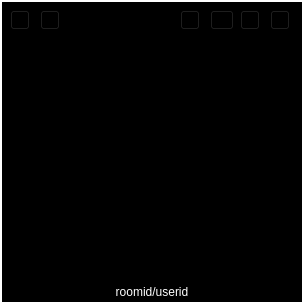
<?xml version="1.0" encoding="UTF-8"?>
<ui version="4.0">
 <class>TestUserVideoItem</class>
 <widget class="QWidget" name="TestUserVideoItem">
  <property name="geometry">
   <rect>
    <x>0</x>
    <y>0</y>
    <width>304</width>
    <height>304</height>
   </rect>
  </property>
  <property name="sizePolicy">
   <sizepolicy hsizetype="Preferred" vsizetype="Preferred">
    <horstretch>0</horstretch>
    <verstretch>0</verstretch>
   </sizepolicy>
  </property>
  <property name="windowTitle">
   <string>Form</string>
  </property>
  <property name="autoFillBackground">
   <bool>false</bool>
  </property>
  <property name="styleSheet">
   <string notr="true">background-color: rgba(0, 0, 0, 0);</string>
  </property>
  <widget class="QProgressBar" name="volumePb">
   <property name="geometry">
    <rect>
     <x>2</x>
     <y>2</y>
     <width>300</width>
     <height>5</height>
    </rect>
   </property>
   <property name="font">
    <font>
     <pointsize>8</pointsize>
    </font>
   </property>
   <property name="autoFillBackground">
    <bool>false</bool>
   </property>
   <property name="styleSheet">
    <string notr="true">background-color: rgba(0, 0, 0, 0);</string>
   </property>
   <property name="value">
    <number>0</number>
   </property>
   <property name="textVisible">
    <bool>false</bool>
   </property>
   <property name="invertedAppearance">
    <bool>false</bool>
   </property>
  </widget>
  <widget class="QPushButton" name="audioMuteBt">
   <property name="geometry">
    <rect>
     <x>10</x>
     <y>10</y>
     <width>20</width>
     <height>20</height>
    </rect>
   </property>
   <property name="styleSheet">
    <string notr="true">image: url(:/switch/image/switch/audio_normal.png);
background-color: rgba(0, 0, 0, 0);</string>
   </property>
   <property name="text">
    <string/>
   </property>
  </widget>
  <widget class="QPushButton" name="videoMuteBt">
   <property name="geometry">
    <rect>
     <x>40</x>
     <y>10</y>
     <width>20</width>
     <height>20</height>
    </rect>
   </property>
   <property name="styleSheet">
    <string notr="true">image: url(:/switch/image/switch/video_normal.png);
background-color: rgba(0, 0, 0, 0);</string>
   </property>
   <property name="text">
    <string/>
   </property>
  </widget>
  <widget class="QPushButton" name="mirrorBt">
   <property name="geometry">
    <rect>
     <x>240</x>
     <y>10</y>
     <width>20</width>
     <height>20</height>
    </rect>
   </property>
   <property name="toolTip">
    <string>镜像切换</string>
   </property>
   <property name="autoFillBackground">
    <bool>false</bool>
   </property>
   <property name="styleSheet">
    <string notr="true">image: url(:/switch/image/switch/mirror_close.png);
background-color: rgba(0, 0, 0, 0);</string>
   </property>
   <property name="text">
    <string/>
   </property>
   <property name="checkable">
    <bool>true</bool>
   </property>
   <property name="autoExclusive">
    <bool>false</bool>
   </property>
  </widget>
  <widget class="QPushButton" name="roateBt">
   <property name="geometry">
    <rect>
     <x>270</x>
     <y>10</y>
     <width>20</width>
     <height>20</height>
    </rect>
   </property>
   <property name="palette">
    <palette>
     <active>
      <colorrole role="Button">
       <brush brushstyle="SolidPattern">
        <color alpha="0">
         <red>0</red>
         <green>0</green>
         <blue>0</blue>
        </color>
       </brush>
      </colorrole>
      <colorrole role="Base">
       <brush brushstyle="SolidPattern">
        <color alpha="0">
         <red>0</red>
         <green>0</green>
         <blue>0</blue>
        </color>
       </brush>
      </colorrole>
      <colorrole role="Window">
       <brush brushstyle="SolidPattern">
        <color alpha="0">
         <red>0</red>
         <green>0</green>
         <blue>0</blue>
        </color>
       </brush>
      </colorrole>
     </active>
     <inactive>
      <colorrole role="Button">
       <brush brushstyle="SolidPattern">
        <color alpha="0">
         <red>0</red>
         <green>0</green>
         <blue>0</blue>
        </color>
       </brush>
      </colorrole>
      <colorrole role="Base">
       <brush brushstyle="SolidPattern">
        <color alpha="0">
         <red>0</red>
         <green>0</green>
         <blue>0</blue>
        </color>
       </brush>
      </colorrole>
      <colorrole role="Window">
       <brush brushstyle="SolidPattern">
        <color alpha="0">
         <red>0</red>
         <green>0</green>
         <blue>0</blue>
        </color>
       </brush>
      </colorrole>
     </inactive>
     <disabled>
      <colorrole role="Button">
       <brush brushstyle="SolidPattern">
        <color alpha="0">
         <red>0</red>
         <green>0</green>
         <blue>0</blue>
        </color>
       </brush>
      </colorrole>
      <colorrole role="Base">
       <brush brushstyle="SolidPattern">
        <color alpha="0">
         <red>0</red>
         <green>0</green>
         <blue>0</blue>
        </color>
       </brush>
      </colorrole>
      <colorrole role="Window">
       <brush brushstyle="SolidPattern">
        <color alpha="0">
         <red>0</red>
         <green>0</green>
         <blue>0</blue>
        </color>
       </brush>
      </colorrole>
     </disabled>
    </palette>
   </property>
   <property name="toolTip">
    <string>画面旋转90度</string>
   </property>
   <property name="autoFillBackground">
    <bool>false</bool>
   </property>
   <property name="styleSheet">
    <string notr="true">image: url(:/switch/image/switch/roate_90.png);
background-color: rgba(0, 0, 0, 0);</string>
   </property>
   <property name="text">
    <string/>
   </property>
   <property name="checkable">
    <bool>true</bool>
   </property>
   <property name="autoExclusive">
    <bool>false</bool>
   </property>
  </widget>
  <widget class="QLabel" name="userInfoLabel">
   <property name="enabled">
    <bool>false</bool>
   </property>
   <property name="geometry">
    <rect>
     <x>2</x>
     <y>284</y>
     <width>300</width>
     <height>16</height>
    </rect>
   </property>
   <property name="sizePolicy">
    <sizepolicy hsizetype="Minimum" vsizetype="Preferred">
     <horstretch>0</horstretch>
     <verstretch>0</verstretch>
    </sizepolicy>
   </property>
   <property name="palette">
    <palette>
     <active>
      <colorrole role="WindowText">
       <brush brushstyle="SolidPattern">
        <color alpha="255">
         <red>255</red>
         <green>255</green>
         <blue>255</blue>
        </color>
       </brush>
      </colorrole>
      <colorrole role="Button">
       <brush brushstyle="SolidPattern">
        <color alpha="0">
         <red>0</red>
         <green>0</green>
         <blue>0</blue>
        </color>
       </brush>
      </colorrole>
      <colorrole role="Base">
       <brush brushstyle="SolidPattern">
        <color alpha="0">
         <red>0</red>
         <green>0</green>
         <blue>0</blue>
        </color>
       </brush>
      </colorrole>
      <colorrole role="Window">
       <brush brushstyle="SolidPattern">
        <color alpha="0">
         <red>0</red>
         <green>0</green>
         <blue>0</blue>
        </color>
       </brush>
      </colorrole>
     </active>
     <inactive>
      <colorrole role="WindowText">
       <brush brushstyle="SolidPattern">
        <color alpha="255">
         <red>255</red>
         <green>255</green>
         <blue>255</blue>
        </color>
       </brush>
      </colorrole>
      <colorrole role="Button">
       <brush brushstyle="SolidPattern">
        <color alpha="0">
         <red>0</red>
         <green>0</green>
         <blue>0</blue>
        </color>
       </brush>
      </colorrole>
      <colorrole role="Base">
       <brush brushstyle="SolidPattern">
        <color alpha="0">
         <red>0</red>
         <green>0</green>
         <blue>0</blue>
        </color>
       </brush>
      </colorrole>
      <colorrole role="Window">
       <brush brushstyle="SolidPattern">
        <color alpha="0">
         <red>0</red>
         <green>0</green>
         <blue>0</blue>
        </color>
       </brush>
      </colorrole>
     </inactive>
     <disabled>
      <colorrole role="WindowText">
       <brush brushstyle="SolidPattern">
        <color alpha="255">
         <red>255</red>
         <green>255</green>
         <blue>255</blue>
        </color>
       </brush>
      </colorrole>
      <colorrole role="Button">
       <brush brushstyle="SolidPattern">
        <color alpha="0">
         <red>0</red>
         <green>0</green>
         <blue>0</blue>
        </color>
       </brush>
      </colorrole>
      <colorrole role="Base">
       <brush brushstyle="SolidPattern">
        <color alpha="0">
         <red>0</red>
         <green>0</green>
         <blue>0</blue>
        </color>
       </brush>
      </colorrole>
      <colorrole role="Window">
       <brush brushstyle="SolidPattern">
        <color alpha="0">
         <red>0</red>
         <green>0</green>
         <blue>0</blue>
        </color>
       </brush>
      </colorrole>
     </disabled>
    </palette>
   </property>
   <property name="autoFillBackground">
    <bool>false</bool>
   </property>
   <property name="styleSheet">
    <string notr="true">background-color: rgba(0, 0, 0, 0);</string>
   </property>
   <property name="text">
    <string notr="true">roomid/userid</string>
   </property>
   <property name="alignment">
    <set>Qt::AlignCenter</set>
   </property>
  </widget>
  <widget class="QWidget" name="videoPlaceHolder" native="true">
   <property name="geometry">
    <rect>
     <x>2</x>
     <y>2</y>
     <width>300</width>
     <height>300</height>
    </rect>
   </property>
   <property name="autoFillBackground">
    <bool>false</bool>
   </property>
   <property name="styleSheet">
    <string notr="true">background-color: rgba(0, 0, 0, 0);</string>
   </property>
  </widget>
  <widget class="QPushButton" name="fitScreenBt">
   <property name="geometry">
    <rect>
     <x>210</x>
     <y>10</y>
     <width>24</width>
     <height>20</height>
    </rect>
   </property>
   <property name="toolTip">
    <string>FILL/Fit</string>
   </property>
   <property name="styleSheet">
    <string notr="true">image: url(:/switch/image/switch/fit_open.png);
background-color: rgba(0, 0, 0, 0);</string>
   </property>
   <property name="text">
    <string/>
   </property>
   <property name="checkable">
    <bool>true</bool>
   </property>
   <property name="autoExclusive">
    <bool>false</bool>
   </property>
  </widget>
  <widget class="QPushButton" name="preSmallVideoBt">
   <property name="geometry">
    <rect>
     <x>180</x>
     <y>10</y>
     <width>20</width>
     <height>20</height>
    </rect>
   </property>
   <property name="toolTip">
    <string>大小流切换</string>
   </property>
   <property name="statusTip">
    <string/>
   </property>
   <property name="autoFillBackground">
    <bool>false</bool>
   </property>
   <property name="styleSheet">
    <string notr="true">image: url(:/switch/image/switch/big_open.png);
background-color: rgba(0, 0, 0, 0);</string>
   </property>
   <property name="text">
    <string/>
   </property>
  </widget>
  <widget class="QWidget" name="background" native="true">
   <property name="geometry">
    <rect>
     <x>2</x>
     <y>2</y>
     <width>300</width>
     <height>300</height>
    </rect>
   </property>
   <property name="autoFillBackground">
    <bool>false</bool>
   </property>
   <property name="styleSheet">
    <string notr="true">background-color: rgb(0, 0, 0);</string>
   </property>
  </widget>
  <zorder>background</zorder>
  <zorder>videoPlaceHolder</zorder>
  <zorder>volumePb</zorder>
  <zorder>audioMuteBt</zorder>
  <zorder>videoMuteBt</zorder>
  <zorder>mirrorBt</zorder>
  <zorder>roateBt</zorder>
  <zorder>userInfoLabel</zorder>
  <zorder>fitScreenBt</zorder>
  <zorder>preSmallVideoBt</zorder>
 </widget>
 <resources/>
 <connections/>
</ui>
